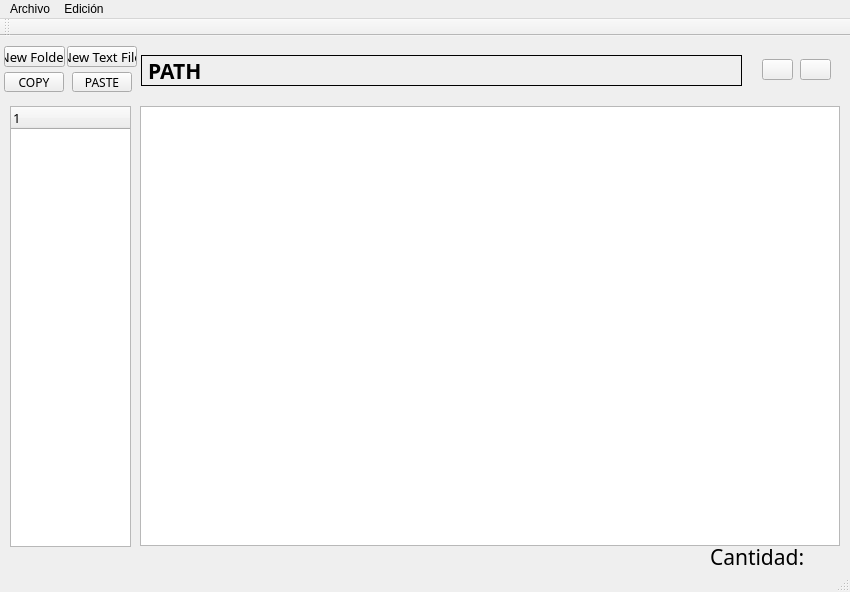
<?xml version="1.0" encoding="UTF-8"?>
<ui version="4.0">
 <class>MainWindow</class>
 <widget class="QMainWindow" name="MainWindow">
  <property name="geometry">
   <rect>
    <x>0</x>
    <y>0</y>
    <width>850</width>
    <height>592</height>
   </rect>
  </property>
  <property name="windowTitle">
   <string>MainWindow</string>
  </property>
  <widget class="QWidget" name="centralWidget">
   <widget class="QTreeWidget" name="treeWidget">
    <property name="geometry">
     <rect>
      <x>10</x>
      <y>70</y>
      <width>121</width>
      <height>441</height>
     </rect>
    </property>
    <property name="font">
     <font>
      <family>Oswald</family>
      <pointsize>10</pointsize>
     </font>
    </property>
    <column>
     <property name="text">
      <string notr="true">1</string>
     </property>
    </column>
   </widget>
   <widget class="QGraphicsView" name="graphicsView">
    <property name="geometry">
     <rect>
      <x>140</x>
      <y>70</y>
      <width>700</width>
      <height>440</height>
     </rect>
    </property>
   </widget>
   <widget class="QLabel" name="label">
    <property name="geometry">
     <rect>
      <x>141</x>
      <y>19</y>
      <width>601</width>
      <height>31</height>
     </rect>
    </property>
    <property name="font">
     <font>
      <family>Oswald</family>
      <pointsize>16</pointsize>
      <weight>75</weight>
      <bold>true</bold>
     </font>
    </property>
    <property name="frameShape">
     <enum>QFrame::Box</enum>
    </property>
    <property name="text">
     <string>PATH</string>
    </property>
   </widget>
   <widget class="QPushButton" name="btnFolder">
    <property name="geometry">
     <rect>
      <x>4</x>
      <y>10</y>
      <width>61</width>
      <height>21</height>
     </rect>
    </property>
    <property name="font">
     <font>
      <family>Oswald</family>
      <pointsize>10</pointsize>
     </font>
    </property>
    <property name="text">
     <string>New Folder</string>
    </property>
   </widget>
   <widget class="QPushButton" name="btnArchivo">
    <property name="geometry">
     <rect>
      <x>67</x>
      <y>10</y>
      <width>70</width>
      <height>21</height>
     </rect>
    </property>
    <property name="font">
     <font>
      <family>Oswald</family>
      <pointsize>10</pointsize>
     </font>
    </property>
    <property name="text">
     <string>New Text File</string>
    </property>
   </widget>
   <widget class="QLabel" name="cant">
    <property name="geometry">
     <rect>
      <x>710</x>
      <y>511</y>
      <width>131</width>
      <height>20</height>
     </rect>
    </property>
    <property name="font">
     <font>
      <family>Oswald</family>
      <pointsize>16</pointsize>
     </font>
    </property>
    <property name="text">
     <string>Cantidad: </string>
    </property>
   </widget>
   <widget class="QPushButton" name="btnCopy">
    <property name="geometry">
     <rect>
      <x>4</x>
      <y>36</y>
      <width>60</width>
      <height>20</height>
     </rect>
    </property>
    <property name="font">
     <font>
      <family>Oswald</family>
      <pointsize>9</pointsize>
     </font>
    </property>
    <property name="text">
     <string>COPY</string>
    </property>
   </widget>
   <widget class="QPushButton" name="btnPaste">
    <property name="geometry">
     <rect>
      <x>72</x>
      <y>36</y>
      <width>60</width>
      <height>20</height>
     </rect>
    </property>
    <property name="font">
     <font>
      <family>Oswald</family>
      <pointsize>9</pointsize>
     </font>
    </property>
    <property name="text">
     <string>PASTE</string>
    </property>
   </widget>
   <widget class="QPushButton" name="btnBack">
    <property name="geometry">
     <rect>
      <x>762</x>
      <y>23</y>
      <width>31</width>
      <height>21</height>
     </rect>
    </property>
    <property name="font">
     <font>
      <family>Oswald</family>
      <pointsize>10</pointsize>
     </font>
    </property>
    <property name="text">
     <string/>
    </property>
    <property name="icon">
     <iconset>
      <normaloff>../../../../../Recursos/File Explorer/back.png</normaloff>../../../../../Recursos/File Explorer/back.png</iconset>
    </property>
   </widget>
   <widget class="QPushButton" name="btnFront">
    <property name="geometry">
     <rect>
      <x>800</x>
      <y>23</y>
      <width>31</width>
      <height>21</height>
     </rect>
    </property>
    <property name="font">
     <font>
      <family>Oswald</family>
      <pointsize>10</pointsize>
     </font>
    </property>
    <property name="text">
     <string/>
    </property>
    <property name="icon">
     <iconset>
      <normaloff>../../../../../Recursos/File Explorer/front.png</normaloff>../../../../../Recursos/File Explorer/front.png</iconset>
    </property>
   </widget>
  </widget>
  <widget class="QMenuBar" name="menuBar">
   <property name="geometry">
    <rect>
     <x>0</x>
     <y>0</y>
     <width>850</width>
     <height>21</height>
    </rect>
   </property>
   <widget class="QMenu" name="menuArchivo">
    <property name="font">
     <font>
      <family>Oswald</family>
     </font>
    </property>
    <property name="title">
     <string>Archivo</string>
    </property>
    <addaction name="actionCrear_Nuevo_Folder"/>
    <addaction name="actionCrear_Nuevo_Archivo_de_Texto"/>
    <addaction name="separator"/>
    <addaction name="actionEliminar_Archivo"/>
    <addaction name="separator"/>
    <addaction name="actionSalir"/>
   </widget>
   <widget class="QMenu" name="menuEdici_n">
    <property name="font">
     <font>
      <family>Oswald</family>
     </font>
    </property>
    <property name="title">
     <string>Edición</string>
    </property>
    <addaction name="actionCopiar"/>
    <addaction name="actionPegar"/>
    <addaction name="actionRenombrar_Archivo"/>
   </widget>
   <addaction name="menuArchivo"/>
   <addaction name="menuEdici_n"/>
  </widget>
  <widget class="QToolBar" name="mainToolBar">
   <attribute name="toolBarArea">
    <enum>TopToolBarArea</enum>
   </attribute>
   <attribute name="toolBarBreak">
    <bool>false</bool>
   </attribute>
  </widget>
  <widget class="QStatusBar" name="statusBar"/>
  <action name="actionCrear_Nuevo_Folder">
   <property name="text">
    <string>Crear Nuevo Folder</string>
   </property>
   <property name="font">
    <font>
     <family>Oswald</family>
     <pointsize>10</pointsize>
    </font>
   </property>
   <property name="shortcut">
    <string>Ctrl+F</string>
   </property>
  </action>
  <action name="actionCrear_Nuevo_Archivo_de_Texto">
   <property name="text">
    <string>Crear Nuevo Archivo de Texto</string>
   </property>
   <property name="font">
    <font>
     <family>Oswald</family>
     <pointsize>10</pointsize>
    </font>
   </property>
   <property name="shortcut">
    <string>Ctrl+A</string>
   </property>
  </action>
  <action name="actionEliminar_Archivo">
   <property name="text">
    <string>Eliminar Archivo</string>
   </property>
   <property name="font">
    <font>
     <family>Oswald</family>
     <pointsize>10</pointsize>
    </font>
   </property>
   <property name="shortcut">
    <string>Del</string>
   </property>
  </action>
  <action name="actionRenombrar_Archivo">
   <property name="text">
    <string>Renombrar Archivo</string>
   </property>
   <property name="font">
    <font>
     <family>Oswald</family>
     <pointsize>10</pointsize>
    </font>
   </property>
   <property name="shortcut">
    <string>Ctrl+R</string>
   </property>
  </action>
  <action name="actionSalir">
   <property name="text">
    <string>Salir</string>
   </property>
   <property name="font">
    <font>
     <family>Oswald</family>
     <pointsize>10</pointsize>
    </font>
   </property>
  </action>
  <action name="actionCopiar">
   <property name="text">
    <string>Copiar</string>
   </property>
   <property name="font">
    <font>
     <family>Oswald</family>
     <pointsize>10</pointsize>
    </font>
   </property>
   <property name="shortcut">
    <string>Ctrl+C</string>
   </property>
  </action>
  <action name="actionPegar">
   <property name="text">
    <string>Pegar</string>
   </property>
   <property name="font">
    <font>
     <family>Oswald</family>
     <pointsize>10</pointsize>
    </font>
   </property>
   <property name="shortcut">
    <string>Ctrl+V</string>
   </property>
  </action>
 </widget>
 <layoutdefault spacing="6" margin="11"/>
 <resources/>
 <connections/>
</ui>
